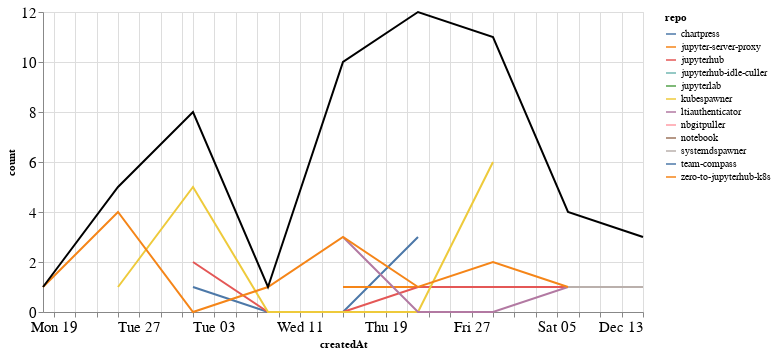

This figure's notebook cell:
### Markdown cell above
### Comments

### Code cell
comments_time = comments.groupby('repo').resample('W', on='createdAt').count()['author'].reset_index()
comments_time = comments_time.rename(columns={'author': 'count'})
comments_time_total = comments_time.groupby('createdAt').agg({"count": "sum"}).reset_index()
ch1 = alt.Chart(comments_time, width=600).mark_line().encode(
    x='createdAt',
    y='count',
    color='repo',
    tooltip="repo"
)

ch2 = alt.Chart(comments_time_total, width=600).mark_line(color="black").encode(
    x='createdAt',
    y='count',
)

ch1 + ch2

### Figure 1 — Vega-Lite specification as saved in the notebook (floating-point values rounded to 4 significant figures)
{"config": {"axisLeft": {"labelFontSize": 15}, "axisBottom": {"labelFontSize": 15}}, "layer": [{"data": {"name": "data-c8a807d7da7c23e51f1118fd431036c9"}, "mark": "line", "encoding": {"color": {"type": "nominal", "field": "repo"}, "tooltip": {"type": "nominal", "field": "repo"}, "x": {"type": "temporal", "field": "createdAt"}, "y": {"type": "quantitative", "field": "count"}}, "width": 600}, {"data": {"name": "data-edcdc889a0604c8bbd8fe2b1ea544993"}, "mark": {"type": "line", "color": "black"}, "encoding": {"x": {"type": "temporal", "field": "createdAt"}, "y": {"type": "quantitative", "field": "count"}}, "width": 600}], "$schema": "https://vega.github.io/schema/vega-lite/v4.8.1.json", "datasets": {"data-c8a807d7da7c23e51f1118fd431036c9": [{"repo": "chartpress", "createdAt": "2020-11-01T00:00:00", "count": 1}, {"repo": "chartpress", "createdAt": "2020-11-08T00:00:00", "count": 0}, {"repo": "chartpress", "createdAt": "2020-11-15T00:00:00", "count": 0}, {"repo": "chartpress", "createdAt": "2020-11-22T00:00:00", "count": 3}, {"repo": "jupyter-server-proxy", "createdAt": "2020-11-15T00:00:00", "count": 1}, {"repo": "jupyter-server-proxy", "createdAt": "2020-11-22T00:00:00", "count": 1}, {"repo": "jupyterhub", "createdAt": "2020-11-01T00:00:00", "count": 2}, {"repo": "jupyterhub", "createdAt": "2020-11-08T00:00:00", "count": 0}, {"repo": "jupyterhub", "createdAt": "2020-11-15T00:00:00", "count": 0}, {"repo": "jupyterhub", "createdAt": "2020-11-22T00:00:00", "count": 1}, {"repo": "jupyterhub", "createdAt": "2020-11-29T00:00:00", "count": 1}, {"repo": "jupyterhub", "createdAt": "2020-12-06T00:00:00", "count": 1}, {"repo": "jupyterhub-idle-culler", "createdAt": "2020-11-15T00:00:00", "count": 3}, {"repo": "jupyterlab", "createdAt": "2020-11-22T00:00:00", "count": 5}, {"repo": "kubespawner", "createdAt": "2020-10-25T00:00:00", "count": 1}, {"repo": "kubespawner", "createdAt": "2020-11-01T00:00:00", "count": 5}, {"repo": "kubespawner", "createdAt": "2020-11-08T00:00:00", "count": 0}, {"repo": "kubespawner", "createdAt": "2020-11-15T00:00:00", "count": 0}, {"repo": "kubespawner", "createdAt": "2020-11-22T00:00:00", "count": 0}, {"repo": "kubespawner", "createdAt": "2020-11-29T00:00:00", "count": 6}, {"repo": "ltiauthenticator", "createdAt": "2020-11-15T00:00:00", "count": 3}, {"repo": "ltiauthenticator", "createdAt": "2020-11-22T00:00:00", "count": 0}, {"repo": "ltiauthenticator", "createdAt": "2020-11-29T00:00:00", "count": 0}, {"repo": "ltiauthenticator", "createdAt": "2020-12-06T00:00:00", "count": 1}, {"repo": "ltiauthenticator", "createdAt": "2020-12-13T00:00:00", "count": 1}, {"repo": "nbgitpuller", "createdAt": "2020-12-13T00:00:00", "count": 1}, {"repo": "notebook", "createdAt": "2020-11-22T00:00:00", "count": 1}, {"repo": "systemdspawner", "createdAt": "2020-12-06T00:00:00", "count": 1}, {"repo": "systemdspawner", "createdAt": "2020-12-13T00:00:00", "count": 1}, {"repo": "team-compass", "createdAt": "2020-11-29T00:00:00", "count": 2}, {"repo": "zero-to-jupyterhub-k8s", "createdAt": "2020-10-18T00:00:00", "count": 1}, {"repo": "zero-to-jupyterhub-k8s", "createdAt": "2020-10-25T00:00:00", "count": 4}, {"repo": "zero-to-jupyterhub-k8s", "createdAt": "2020-11-01T00:00:00", "count": 0}, {"repo": "zero-to-jupyterhub-k8s", "createdAt": "2020-11-08T00:00:00", "count": 1}, {"repo": "zero-to-jupyterhub-k8s", "createdAt": "2020-11-15T00:00:00", "count": 3}, {"repo": "zero-to-jupyterhub-k8s", "createdAt": "2020-11-22T00:00:00", "count": 1}, {"repo": "zero-to-jupyterhub-k8s", "createdAt": "2020-11-29T00:00:00", "count": 2}, {"repo": "zero-to-jupyterhub-k8s", "createdAt": "2020-12-06T00:00:00", "count": 1}], "data-edcdc889a0604c8bbd8fe2b1ea544993": [{"createdAt": "2020-10-18T00:00:00", "count": 1}, {"createdAt": "2020-10-25T00:00:00", "count": 5}, {"createdAt": "2020-11-01T00:00:00", "count": 8}, {"createdAt": "2020-11-08T00:00:00", "count": 1}, {"createdAt": "2020-11-15T00:00:00", "count": 10}, {"createdAt": "2020-11-22T00:00:00", "count": 12}, {"createdAt": "2020-11-29T00:00:00", "count": 11}, {"createdAt": "2020-12-06T00:00:00", "count": 4}, {"createdAt": "2020-12-13T00:00:00", "count": 3}]}}
